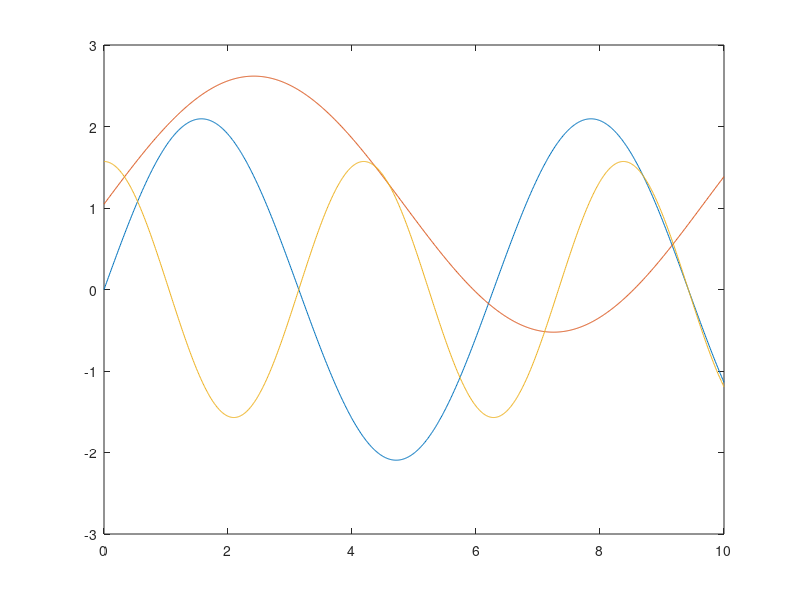

This figure's MATLAB source:
% qk+1 = qk + akTq˙k;
% q˙k+1 = B^{−1}(qk + akTq˙k)[B(qk)q˙k + f(qk, q˙k)T] + B−1(qk + akTq˙k)Tuk
% q˙k+1 = akq˙k
% x1(k + 1) = x1(k) + akTx2(k)
% x2(k + 1) = B−1(x1(k) + akTx2(k))[B(x1(k))x2(k) + f(x1(k), x2(k))T] + B−1(x1(k) + akTx2(k))Tu(k)
% where x1(k) = qk, x2(k) = ˙qk, and u(k) = uk

clc
clear all
close all

T = 0.01; % sampling time
Ts = 10; % Simulation time
q1 = linspace(0,Ts,(Ts/T)+1);
q2 = linspace(0,Ts,(Ts/T)+1);
q3 = linspace(0,Ts,(Ts/T)+1);
q = [q1', q2', q3']; %joint angles
q_dot = gradient(q)/T; %joint trajectories
q_ref = q_dot; %reference trajectory
for tk=0:Ts/T
    q_ref(tk+1,:) = [(2*pi/3)*sin(tk*T), (pi/2)*sin(0.65*tk*T)+(pi/3), (pi/2)*cos(1.5*tk*T)];
end
plot(0:T:Ts, q_ref)

% system state space model
X = [q q_dot];

%constraints on joints
q1max = (3*pi)/5;
q1min = -pi;
q2max = (3*pi/4);
q2min = -(pi/8);
q3max = pi;
q3min = -(5*pi/12);

%constraints on input
u1max = 800;
u1min = -1000;
u2max = 1400;
u2min = -1600;
u3max = 1000;
u3min = -800;

% using PD controller
Kp = [5000,6000,4000];
Kd = [300,500,100];


function dX = qPDcontroller(X,t,q_ref)
end





